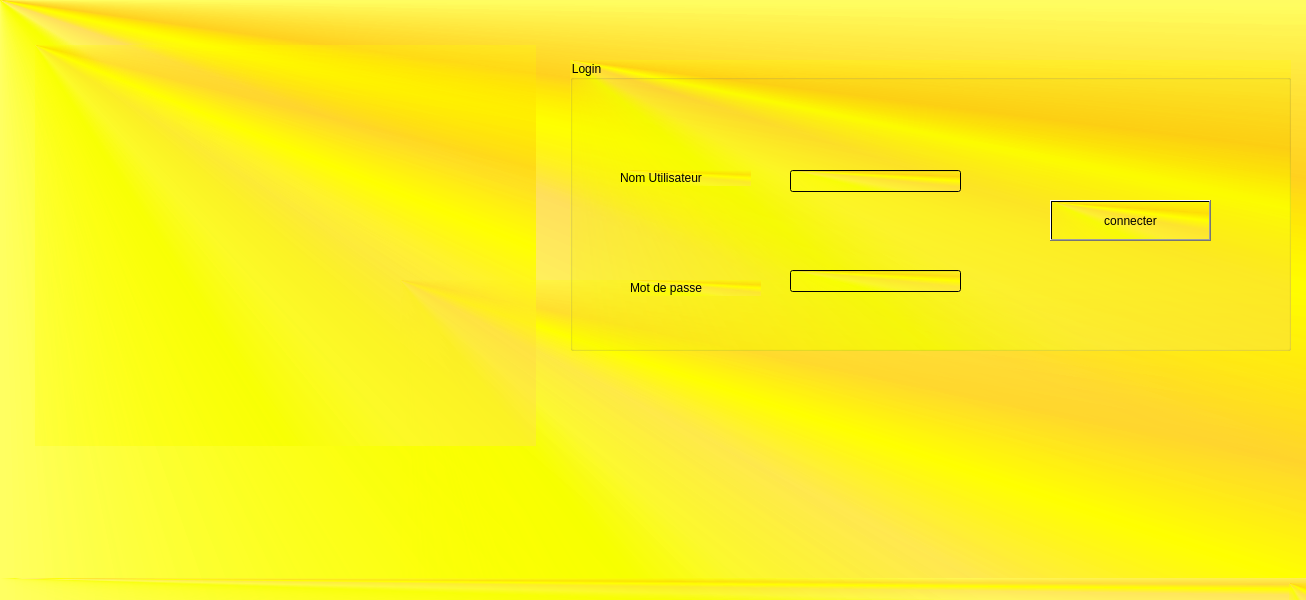
<?xml version="1.0" encoding="UTF-8"?>
<ui version="4.0">
 <class>MainWindow</class>
 <widget class="QMainWindow" name="MainWindow">
  <property name="geometry">
   <rect>
    <x>0</x>
    <y>0</y>
    <width>1306</width>
    <height>600</height>
   </rect>
  </property>
  <property name="windowTitle">
   <string>MainWindow</string>
  </property>
  <property name="styleSheet">
   <string notr="true">background-color: qconicalgradient(cx:0, cy:0, angle:135, stop:0 rgba(255, 255, 0, 69), stop:0.375 rgba(255, 255, 0, 69), stop:0.423533 rgba(251, 255, 0, 145), stop:0.45 rgba(247, 255, 0, 208), stop:0.477581 rgba(255, 244, 71, 130), stop:0.518717 rgba(255, 218, 71, 130), stop:0.55 rgba(255, 255, 0, 255), stop:0.57754 rgba(255, 203, 0, 130), stop:0.625 rgba(255, 255, 0, 69), stop:1 rgba(255, 255, 0, 69));</string>
  </property>
  <widget class="QWidget" name="centralwidget">
   <widget class="QLabel" name="label_4">
    <property name="geometry">
     <rect>
      <x>400</x>
      <y>280</y>
      <width>1291</width>
      <height>851</height>
     </rect>
    </property>
    <property name="text">
     <string/>
    </property>
    <property name="pixmap">
     <pixmap>../../Downloads/e-sport.jpg</pixmap>
    </property>
   </widget>
   <widget class="QGroupBox" name="groupBox">
    <property name="geometry">
     <rect>
      <x>570</x>
      <y>60</y>
      <width>721</width>
      <height>291</height>
     </rect>
    </property>
    <property name="styleSheet">
     <string notr="true">font: 75 10pt &quot;MS Shell Dlg 2&quot;;</string>
    </property>
    <property name="title">
     <string>Login</string>
    </property>
    <widget class="QLabel" name="label_utilisateur">
     <property name="geometry">
      <rect>
       <x>50</x>
       <y>110</y>
       <width>131</width>
       <height>16</height>
      </rect>
     </property>
     <property name="styleSheet">
      <string notr="true">font: 75 10pt &quot;MS Shell Dlg 2&quot;;</string>
     </property>
     <property name="text">
      <string>Nom Utilisateur</string>
     </property>
    </widget>
    <widget class="QLabel" name="label_mdp">
     <property name="geometry">
      <rect>
       <x>60</x>
       <y>220</y>
       <width>131</width>
       <height>16</height>
      </rect>
     </property>
     <property name="styleSheet">
      <string notr="true">font: 75 10pt &quot;MS Shell Dlg 2&quot;;</string>
     </property>
     <property name="text">
      <string>Mot de passe</string>
     </property>
    </widget>
    <widget class="QLineEdit" name="login_2">
     <property name="geometry">
      <rect>
       <x>220</x>
       <y>110</y>
       <width>171</width>
       <height>22</height>
      </rect>
     </property>
    </widget>
    <widget class="QLineEdit" name="mdp">
     <property name="geometry">
      <rect>
       <x>220</x>
       <y>210</y>
       <width>171</width>
       <height>22</height>
      </rect>
     </property>
    </widget>
    <widget class="QPushButton" name="connecter">
     <property name="geometry">
      <rect>
       <x>480</x>
       <y>140</y>
       <width>161</width>
       <height>41</height>
      </rect>
     </property>
     <property name="styleSheet">
      <string notr="true">font: 75 10pt &quot;MS Shell Dlg 2&quot;;</string>
     </property>
     <property name="text">
      <string>connecter</string>
     </property>
    </widget>
   </widget>
   <widget class="QLabel" name="label">
    <property name="geometry">
     <rect>
      <x>35</x>
      <y>45</y>
      <width>501</width>
      <height>401</height>
     </rect>
    </property>
    <property name="styleSheet">
     <string notr="true">font: 75 10pt &quot;MS Shell Dlg 2&quot;;</string>
    </property>
    <property name="text">
     <string/>
    </property>
   </widget>
  </widget>
  <widget class="QMenuBar" name="menubar">
   <property name="geometry">
    <rect>
     <x>0</x>
     <y>0</y>
     <width>1306</width>
     <height>26</height>
    </rect>
   </property>
  </widget>
  <widget class="QStatusBar" name="statusbar"/>
 </widget>
 <resources/>
 <connections/>
</ui>
